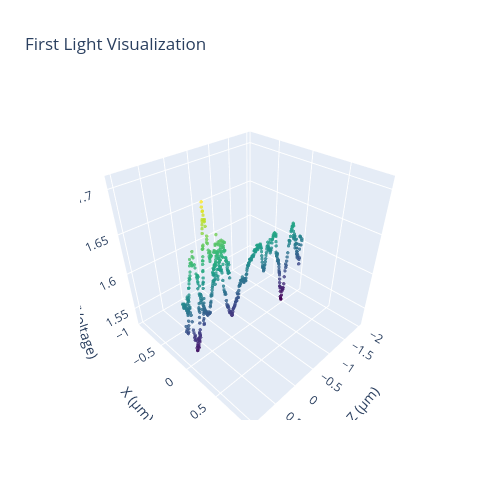

The notebook cell saved with this chart:
### Code cell
## Z fine-tuning
stage = 'l'
line_numbers = [0, 1, 2] # left XY, right XY, all Z
speed = 6

# Enter a list of relative commands manually, comes back to original position
commands = [
    ['Z', 1],#2
    ['Z', -3], #-8
]
result = flc.scan_path(stage, commands, speed, line_numbers, perform_regression = False)

datapoints = result['datapoints']
fig = result['figure']

## Maximum point delta
max_point = datapoints[
    np.argmax(datapoints[:, 2])
][:2]

fig.show()

### Figure 1 — Plotly figure (JSON) as saved in the notebook; plotly's stock layout.template omitted (floating-point values rounded to 4 significant figures; data arrays with more than 128 entries replaced by an {"elided": "..."} marker saying what was removed)
{"data": [{"marker": {"color": {"elided": "576 float values"}, "colorscale": [[0, "#440154"], [0.1111, "#482878"], [0.2222, "#3e4989"], [0.3333, "#31688e"], [0.4444, "#26828e"], [0.5556, "#1f9e89"], [0.6667, "#35b779"], [0.7778, "#6ece58"], [0.8889, "#b5de2b"], [1, "#fde725"]], "opacity": 0.8, "size": 2}, "mode": "markers", "name": "Datapoints", "type": "scatter3d", "x": {"elided": "576 float values"}, "y": {"elided": "576 float values"}, "z": {"elided": "576 float values"}}], "layout": {"autosize": true, "height": 500, "scene": {"aspectmode": "cube", "xaxis": {"title": {"text": "Z (μm)"}}, "yaxis": {"title": {"text": "X (μm)"}}, "zaxis": {"title": {"text": "Radiant Power (Voltage)"}}}, "title": {"text": "First Light Visualization"}, "width": 500, "yaxis": {"scaleanchor": "x", "scaleratio": 1}}}
